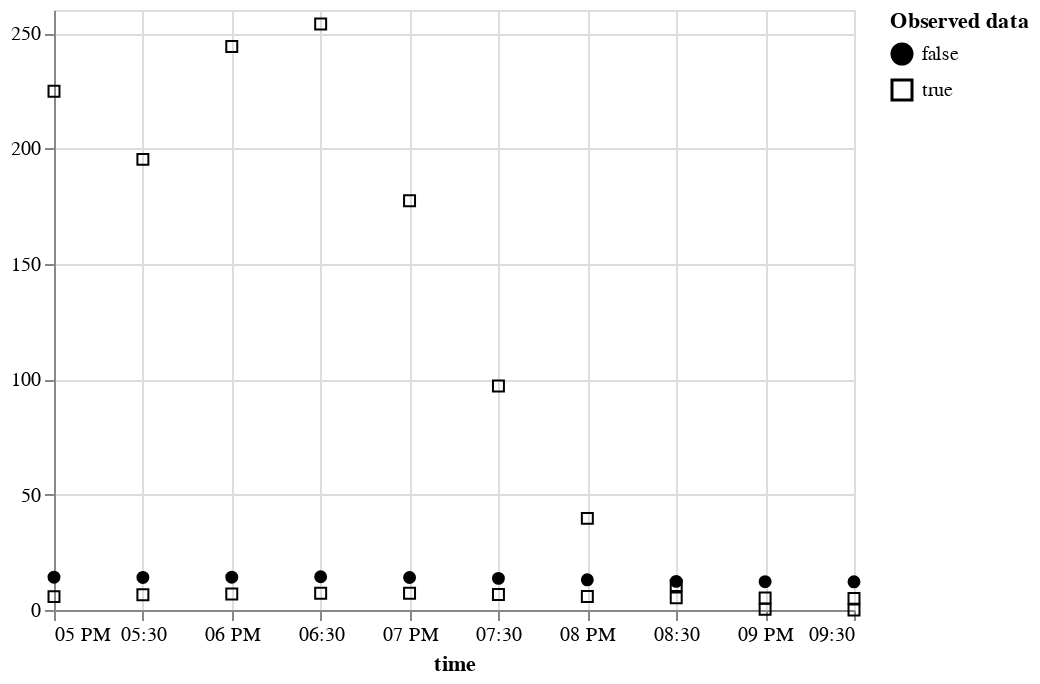

Here is the notebook cell this chart was saved with:
### Code cell
plot_points(m_df.tidy())

### Figure 1 — Vega-Lite specification as saved in the notebook (floating-point values rounded to 4 significant figures)
{"config": {"view": {"continuousWidth": 400, "continuousHeight": 300}}, "data": {"name": "data-2baaafdd305e446a630d644452c9ca65"}, "mark": {"type": "point", "color": "black", "fillOpacity": 1, "strokeWidth": 1}, "encoding": {"fill": {"field": "is_present", "legend": {"title": ["Observed data"]}, "scale": {"range": ["black", "#ffffff00"]}, "type": "nominal"}, "shape": {"field": "is_present", "type": "nominal"}, "x": {"axis": {"domain": true, "labels": true, "ticks": true, "title": "time"}, "field": "time", "type": "temporal"}, "y": {"field": "value", "scale": {"zero": false}, "title": "", "type": "quantitative"}}, "$schema": "https://vega.github.io/schema/vega-lite/v5.2.0.json", "datasets": {"data-2baaafdd305e446a630d644452c9ca65": [{"time": "2000-06-15T17:00:00", "variable": "TA", "value": 14.22, "is_present": false}, {"time": "2000-06-15T17:30:00", "variable": "TA", "value": 14.11, "is_present": false}, {"time": "2000-06-15T18:00:00", "variable": "TA", "value": 14.23, "is_present": false}, {"time": "2000-06-15T18:30:00", "variable": "TA", "value": 14.4, "is_present": false}, {"time": "2000-06-15T19:00:00", "variable": "TA", "value": 14.09, "is_present": false}, {"time": "2000-06-15T19:30:00", "variable": "TA", "value": 13.71, "is_present": false}, {"time": "2000-06-15T20:00:00", "variable": "TA", "value": 13.08, "is_present": false}, {"time": "2000-06-15T20:30:00", "variable": "TA", "value": 12.41, "is_present": false}, {"time": "2000-06-15T21:00:00", "variable": "TA", "value": 12.27, "is_present": false}, {"time": "2000-06-15T21:30:00", "variable": "TA", "value": 12.2, "is_present": false}, {"time": "2000-06-15T17:00:00", "variable": "SW_IN", "value": 224.8, "is_present": true}, {"time": "2000-06-15T17:30:00", "variable": "SW_IN", "value": 195.3, "is_present": true}, {"time": "2000-06-15T18:00:00", "variable": "SW_IN", "value": 244.2, "is_present": true}, {"time": "2000-06-15T18:30:00", "variable": "SW_IN", "value": 253.9, "is_present": true}, {"time": "2000-06-15T19:00:00", "variable": "SW_IN", "value": 177.3, "is_present": true}, {"time": "2000-06-15T19:30:00", "variable": "SW_IN", "value": 97.07, "is_present": true}, {"time": "2000-06-15T20:00:00", "variable": "SW_IN", "value": 39.71, "is_present": true}, {"time": "2000-06-15T20:30:00", "variable": "SW_IN", "value": 10.65, "is_present": true}, {"time": "2000-06-15T21:00:00", "variable": "SW_IN", "value": 0.32, "is_present": true}, {"time": "2000-06-15T21:30:00", "variable": "SW_IN", "value": 0.0, "is_present": true}, {"time": "2000-06-15T17:00:00", "variable": "VPD", "value": 5.799, "is_present": true}, {"time": "2000-06-15T17:30:00", "variable": "VPD", "value": 6.577, "is_present": true}, {"time": "2000-06-15T18:00:00", "variable": "VPD", "value": 6.931, "is_present": true}, {"time": "2000-06-15T18:30:00", "variable": "VPD", "value": 7.286, "is_present": true}, {"time": "2000-06-15T19:00:00", "variable": "VPD", "value": 7.251, "is_present": true}, {"time": "2000-06-15T19:30:00", "variable": "VPD", "value": 6.683, "is_present": true}, {"time": "2000-06-15T20:00:00", "variable": "VPD", "value": 5.851, "is_present": true}, {"time": "2000-06-15T20:30:00", "variable": "VPD", "value": 5.254, "is_present": true}, {"time": "2000-06-15T21:00:00", "variable": "VPD", "value": 5.164, "is_present": true}, {"time": "2000-06-15T21:30:00", "variable": "VPD", "value": 5.037, "is_present": true}]}}
